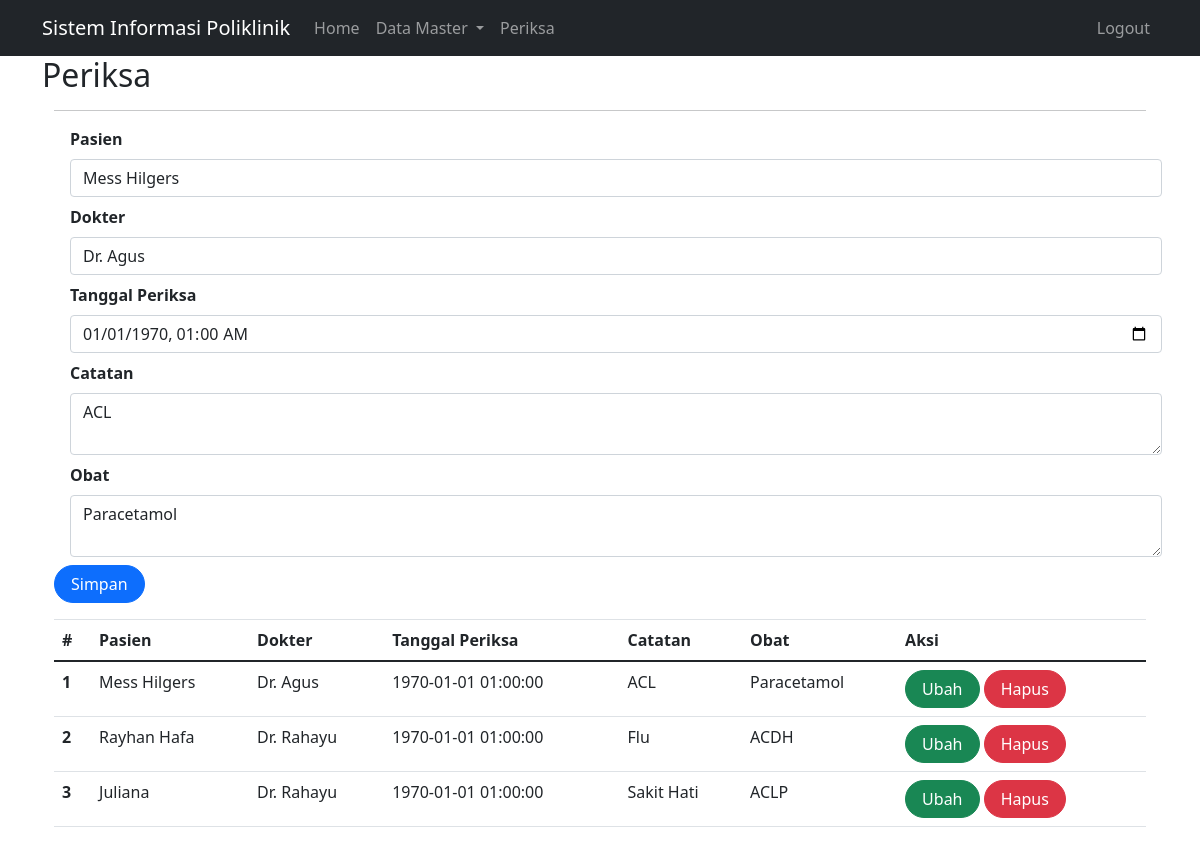
The app's page /index.php?page=periksa&id=56 (signed in) with its own data.
### tables this page shows
CREATE TABLE `periksa` (
  `id` int(11) NOT NULL,
  `id_pasien` int(11) NOT NULL,
  `id_dokter` int(11) NOT NULL,
  `tgl_periksa` datetime NOT NULL,
  `catatan` text NOT NULL,
  `id_obat` text NOT NULL
);

CREATE TABLE `pasien` (
  `id` int(11) NOT NULL,
  `nama` varchar(255) DEFAULT NULL,
  `alamat` varchar(255) DEFAULT NULL,
  `no_hp` varchar(50) DEFAULT NULL
);

CREATE TABLE `dokter` (
  `id` int(11) NOT NULL,
  `nama` varchar(255) DEFAULT NULL,
  `alamat` varchar(255) DEFAULT NULL,
  `no_hp` varchar(50) DEFAULT NULL
);

### periksa.php (the view, shortened to what this page needs)
<?php
include_once("koneksi.php");
?>
<!DOCTYPE html>
<html lang="en">
<head>
    <link rel="stylesheet" href="assets/css/bootstrap.css">
    <link href="https://cdn.jsdelivr.net/npm/bootstrap@5.0.2/dist/css/bootstrap.min.css"
        rel="stylesheet"
>
</head>
<body>
    <div class="container">
        <hr>
        <form class="form row" method="POST" action="" name="myForm" onsubmit="return(validate());">
            <?php
            $id_pasien = '';
            $tgl_periksa = '';
            $catatan = '';
            $id_obat = '';
            if (isset($_GET['id'])) {
                $ambil = mysqli_query($mysqli, "SELECT * FROM periksa WHERE id='" . $_GET['id'] . "'");
                while ($row = mysqli_fetch_array($ambil)) {
                    $id_pasien = $row['id_pasien'];
                    $id_dokter = $row['id_dokter'];
                    $tgl_periksa = $row['tgl_periksa'];
                    $catatan = $row['catatan'];
                    $id_obat = $row['id_obat'];
                }
            ?>
            <?php } ?>
            <div class="form-group mx-sm-3 mb-2">
                <label for="inputPasien" class="form-label fw-bold">Pasien</label>
                <select class="form-control" name="id_pasien">
                    <?php
                    $pasien = mysqli_query($mysqli, "SELECT * FROM pasien");
                    while ($data = mysqli_fetch_array($pasien)) {
                        $selected = ($data['id'] == $id_pasien) ? 'selected="selected"' : '';
                    ?>
                        <option value="<?php echo $data['id'] ?>" <?php echo $selected ?>><?php echo $data['nama'] ?></option>
                    <?php } ?>
                </select>
            </div>
            <div class="form-group mx-sm-3 mb-2">
                <label for="inputDokter" class="form-label fw-bold">Dokter</label>
                <select class="form-control" name="id_dokter">
                    <?php
                    $dokter = mysqli_query($mysqli, "SELECT * FROM dokter");
                    while ($data = mysqli_fetch_array($dokter)) {
                        $selected = ($data['id'] == $id_dokter) ? 'selected="selected"' : '';
                    ?>
                        <option value="<?php echo $data['id'] ?>" <?php echo $selected ?>><?php echo $data['nama'] ?></option>
                    <?php } ?>
                </select>
            </div>
            <div class="form-group mx-sm-3 mb-2">
                <label for="inputTgl_periksa" class="form-label fw-bold">Tanggal Periksa</label>
                <input type="datetime-local" class="form-control" name="tgl_periksa" id="inputTgl_periksa"
                    value="<?php echo date('Y-m-d\TH:i', strtotime($tgl_periksa)); ?>">
            </div>
            <div class="form-group mx-sm-3 mb-2">
                <label for="inputCatatan" class="form-label fw-bold">Catatan</label>
                <textarea class="form-control" name="catatan" id="inputCatatan" placeholder="Catatan"><?php echo $catatan; ?></textarea>
            </div>
            <div class="form-group mx-sm-3 mb-2">
                <label for="inputObat" class="form-label fw-bold">Obat</label>
                <textarea class="form-control" name="obat" id="inputObat" placeholder="Masukkan Obat"><?php echo $id_obat; ?></textarea>
            </div>
            <div class="form-group">
                <button type="submit" class="btn btn-primary rounded-pill px-3" name="simpan">Simpan</button>
            </div>
        </form>
        <table class="table table-hover">
            <thead>
                <tr>
                    <th scope="col">#</th>
                    <th scope="col">Pasien</th>
                    <th scope="col">Dokter</th>
                    <th scope="col">Tanggal Periksa</th>
                    <th scope="col">Catatan</th>
                    <th scope="col">Obat</th>
                    <th scope="col">Aksi</th>
                </tr>
            </thead>
            <tbody>
                <?php
                $result = mysqli_query(
                    $mysqli,
                    "SELECT pr.*, d.nama AS 'nama_dokter', p.nama AS 'nama_pasien'
                          FROM periksa pr
                          LEFT JOIN dokter d ON pr.id_dokter = d.id
                          LEFT JOIN pasien p ON pr.id_pasien = p.id
                          ORDER BY pr.tgl_periksa DESC"
                );
                $no = 1;
                while ($data = mysqli_fetch_array($result)) {
                ?>
                    <tr>
                        <th scope="row"><?php echo $no++ ?></th>
                        <td><?php echo $data['nama_pasien'] ?></td>
                        <td><?php echo $data['nama_dokter'] ?></td>
                        <td><?php echo $data['tgl_periksa'] ?></td>
                        <td><?php echo $data['catatan'] ?></td>
                        <td><?php echo $data['id_obat'] ?></td>
                        <td>
                            <a class="btn btn-success rounded-pill px-3" href="index.php?page=periksa&id=<?php echo $data['id'] ?>">Ubah</a>
                            <a class="btn btn-danger rounded-pill px-3" href="index.php?page=periksa&id=<?php echo $data['id'] ?>&aksi=hapus">Hapus</a>
                        </td>
                    </tr>
                <?php } ?>
            </tbody>
        </table>
    </div>
</body>
</html>

### records on screen
periksa: tgl_periksa "01/01/1970 01:00", catatan "ACL", obat "Paracetamol", id_pasien.nama "Mess Hilgers", id_dokter.nama "Dr. Agus", tgl_periksa "1970-01-01 01:00:00", id_obat "Paracetamol"
periksa: id_pasien.nama "Rayhan Hafa", id_dokter.nama "Dr. Rahayu", tgl_periksa "1970-01-01 01:00:00", catatan "Flu", id_obat "ACDH"
periksa: id_pasien.nama "Juliana", id_dokter.nama "Dr. Rahayu", tgl_periksa "1970-01-01 01:00:00", catatan "Sakit Hati", id_obat "ACLP"

### other values on screen
$_GET['page'] "Periksa"
form field id_pasien "Mess Hilgers"
form field id_dokter "Dr. Agus"
